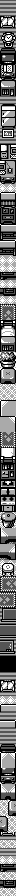

Below is a game level as drawn by its tile map, then a one-line description and the .tmx file that defines it, in full:
An orthogonal 2x112 tile map with 8x8 px tiles, 1 tile layer (metatiles), 2 tilesets.

<map height="112" orientation="orthogonal" renderorder="right-down" tileheight="8" tilewidth="8" width="2">
	<tileset firstgid="1" tilewidth="8" tileheight="8">
		<image source="../../../gfx/tilesets/image_16_5550.png" />
	</tileset>
	<tileset firstgid="129" tilewidth="8" tileheight="8">
		<image source="../../../gfx/tilesets/image_16_5d50.png" />
	</tileset>
	<layer height="112" id="1" name="metatiles" width="2">
		<data encoding="csv">
2, 2,
2, 2,
3, 5,
4, 6,
7, 9,
8, 10,
11, 13,
12, 14,
15, 17,
16, 18,
19, 21,
20, 22,
2, 2,
23, 24,
25, 27,
26, 28,
29, 31,
30, 32,
33, 35,
34, 36,
37, 39,
38, 40,
41, 43,
42, 42,
44, 46,
45, 47,
48, 50,
49, 51,
44, 53,
52, 54,
53, 46,
55, 56,
42, 42,
42, 42,
57, 58,
42, 42,
59, 60,
42, 42,
61, 63,
62, 64,
65, 67,
66, 68,
19, 21,
20, 69,
70, 72,
71, 73,
74, 76,
75, 77,
78, 78,
78, 78,
79, 81,
80, 82,
81, 83,
82, 84,
85, 87,
86, 88,
89, 91,
90, 92,
93, 95,
94, 96,
97, 99,
98, 100,
101, 103,
102, 104,
105, 107,
106, 108,
109, 82,
110, 111,
82, 113,
112, 114,
115, 117,
116, 118,
119, 121,
120, 122,
123, 125,
124, 126,
127, 129,
128, 130,
129, 129,
130, 130,
129, 132,
131, 133,
134, 134,
134, 134,
2, 2,
3, 5,
4, 6,
42, 42,
44, 53,
2, 2,
53, 46,
2, 2,
2, 2,
11, 13,
79, 83,
80, 84,
12, 14,
41, 43,
109, 113,
110, 114,
78, 74,
78, 75,
76, 78,
77, 78,
4, 6,
78, 78,
2, 2,
42, 42,
57, 58,
78, 78,
59, 60,
78, 78</data>
	</layer>
</map>
